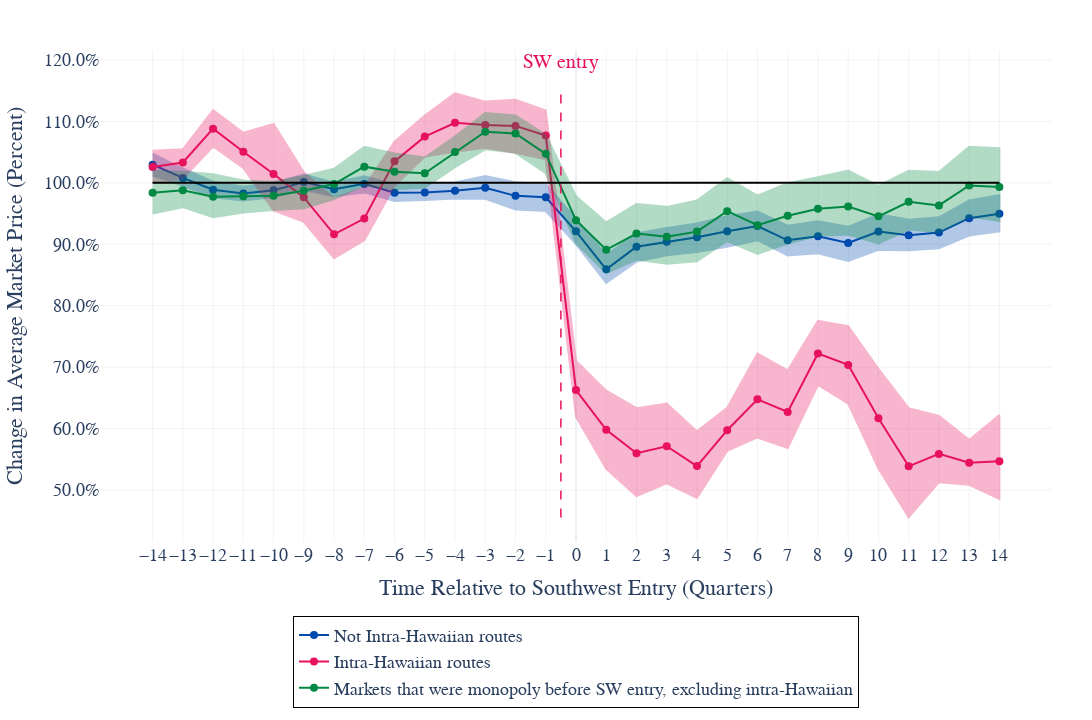

The code cell stored with this chart in its notebook:
### Code cell
periods = list(range(-14,15))

fig = go.Figure()

# Base coefficient line and CI band
fig.add_trace(go.Scatter(
    x=periods,
    y=np.exp(base_coefs_main[periods]),
    mode='lines+markers',
    line=dict(color=color_palette[0], width=2),
    marker=dict(size=8, color=color_palette[0]),
    name='Not Intra-Hawaiian routes'
))

fig.add_trace(go.Scatter(
    x=periods + periods[::-1],
    y=np.exp(base_ci_upper[2:-2]).tolist() + np.exp(base_ci_lower[2:-2]).tolist()[::-1],
    fill='toself',
    fillcolor=color_palette[0],
    opacity=0.3,
    line=dict(color=color_palette[0]),
    hoverinfo="skip",
    showlegend=False
))

# Targeted coefficient line and CI band
fig.add_trace(go.Scatter(
    x=periods,
    y=np.exp(targeted_coefs_main[periods]),
    mode='lines+markers',
    line=dict(color=color_palette[1], width=2),
    marker=dict(size=8, color=color_palette[1]),
    name='Intra-Hawaiian routes'
))

fig.add_trace(go.Scatter(
    x=periods + periods[::-1],
    y=np.exp(targeted_ci_upper[2:-2]).tolist() + np.exp(targeted_ci_lower[2:-2]).tolist()[::-1],
    fill='toself',
    fillcolor=color_palette[1],
    opacity=0.3,
    line=dict(color=color_palette[1]),
    hoverinfo="skip",
    showlegend=False
))

# Monopoly coefficient line and CI band
fig.add_trace(go.Scatter(
    x=periods,
    y=np.exp(monopoly_coefs_main[periods]),
    mode='lines+markers',
    line=dict(color=color_palette[4], width=2),
    marker=dict(size=8, color=color_palette[4]),
    name='Markets that were monopoly before SW entry, excluding intra-Hawaiian'
))

fig.add_trace(go.Scatter(
    x=periods + periods[::-1],
    y=np.exp(monopoly_ci_upper[2:-2]).tolist() + np.exp(monopoly_ci_lower[2:-2]).tolist()[::-1],
    fill='toself',
    fillcolor=color_palette[4],
    opacity=0.3,
    line=dict(color=color_palette[4]),
    hoverinfo="skip",
    showlegend=False
))

# Reference lines
fig.add_shape(
    type="line",
    x0=min(periods), y0=1, x1=max(periods), y1=1,
    line=dict(color="black", width=2, dash="solid")
)

y_min = min(np.min(np.exp(base_ci_lower)), np.min(np.exp(targeted_ci_lower)), np.min(np.exp(monopoly_ci_lower)))
y_max = max(np.max(np.exp(base_ci_upper)), np.max(np.exp(targeted_ci_upper)), np.max(np.exp(monopoly_ci_upper)))

fig.add_shape(
    type="line",
    x0=-0.5, y0=y_min, x1=-0.5, y1=y_max,
    line=dict(color='rgba(231, 17, 94, 1)', width=1.5, dash="dash")
)

# Southwest entry annotation
fig.add_annotation(
    x=-0.5,
    y=y_max + 0.05,
    text="SW entry",
    showarrow=False,
    font=dict(
        family="Arial",
        size=20,
        color='rgba(231, 17, 94, 1)'
    )
)

# Layout settings
fig.update_layout(
    width=1280,
    height=720,
    font=dict(
        family="Arial",
        size=20
    ),
    xaxis=dict(
        title='Time Relative to Southwest Entry (Quarters)',
        title_font=dict(size=22),
        tickmode='array',
        tickvals=periods,
        tickfont=dict(size=18),
        gridcolor='rgba(211, 211, 211, 0.3)',
        gridwidth=1,
        showgrid=True
    ),
    yaxis=dict(
        title='Change in Average Market Price (Percent)',
        title_font=dict(size=22),
        tickfont=dict(size=18),
        gridcolor='rgba(211, 211, 211, 0.3)',
        gridwidth=1,
        showgrid=True,
        tickformat='.1%'
    ),
    legend=dict(
        font=dict(size=18),
        orientation="h",
        y=-0.15,
        x=0.5,
        xanchor="center",
        bordercolor="black",
        borderwidth=1
    ),
    template='plotly_white',
    plot_bgcolor='rgba(255, 255, 255, 1)',
    margin=dict(t=50, b=100, l=100, r=40)
)

fig.show()

fig.write_image( PLOT_FOLDER/"main_plot.png", scale=3 )

### Figure 1 — Plotly figure (JSON) as saved in the notebook; plotly's stock layout.template omitted (floating-point values rounded to 4 significant figures)
{"data": [{"line": {"color": "rgba(0, 74, 174, 1)", "width": 2}, "marker": {"color": "rgba(0, 74, 174, 1)", "size": 8}, "mode": "lines+markers", "name": "Not Intra-Hawaiian routes", "type": "scatter", "x": [-14, -13, -12, -11, -10, -9, -8, -7, -6, -5, -4, -3, -2, -1, 0, 1, 2, 3, 4, 5, 6, 7, 8, 9, 10, 11, 12, 13, 14], "y": [1.03, 1.008, 0.9888, 0.9827, 0.9878, 1.001, 0.9895, 0.9983, 0.9839, 0.9844, 0.9871, 0.992, 0.9788, 0.9765, 0.921, 0.8592, 0.8958, 0.9041, 0.9115, 0.9211, 0.9298, 0.9065, 0.9132, 0.902, 0.9206, 0.9147, 0.9191, 0.9425, 0.9497]}, {"fill": "toself", "fillcolor": "rgba(0, 74, 174, 1)", "hoverinfo": "skip", "line": {"color": "rgba(0, 74, 174, 1)"}, "opacity": 0.3, "showlegend": false, "type": "scatter", "x": [-14, -13, -12, -11, -10, -9, -8, -7, -6, -5, -4, -3, -2, -1, 0, 1, 2, 3, 4, 5, 6, 7, 8, 9, 10, 11, 12, 13, 14, 14, 13, 12, 11, 10, 9, 8, 7, 6, 5, 4, 3, 2, 1, 0, -1, -2, -3, -4, -5, -6, -7, -8, -9, -10, -11, -12, -13, -14], "y": [1.048, 1.023, 1.002, 0.9937, 1.0, 1.014, 1.0, 1.011, 0.9973, 0.9975, 1.0, 1.011, 1.001, 0.9983, 0.9413, 0.8825, 0.9178, 0.9265, 0.9338, 0.9456, 0.9532, 0.9302, 0.9373, 0.9284, 0.9487, 0.94, 0.9439, 0.9713, 0.9798, 0.9209, 0.9141, 0.8937, 0.8904, 0.8908, 0.8728, 0.8852, 0.8816, 0.9066, 0.8959, 0.8874, 0.8819, 0.8718, 0.8372, 0.9004, 0.9539, 0.9565, 0.974, 0.9745, 0.9721, 0.9704, 0.9844, 0.9781, 0.9886, 0.9768, 0.9713, 0.9764, 0.9955, 1.012]}, {"line": {"color": "rgba(231, 17, 94, 1)", "width": 2}, "marker": {"color": "rgba(231, 17, 94, 1)", "size": 8}, "mode": "lines+markers", "name": "Intra-Hawaiian routes", "type": "scatter", "x": [-14, -13, -12, -11, -10, -9, -8, -7, -6, -5, -4, -3, -2, -1, 0, 1, 2, 3, 4, 5, 6, 7, 8, 9, 10, 11, 12, 13, 14], "y": [1.026, 1.033, 1.088, 1.05, 1.014, 0.9763, 0.9162, 0.9419, 1.035, 1.075, 1.098, 1.094, 1.093, 1.077, 0.6627, 0.5979, 0.56, 0.5712, 0.5389, 0.5974, 0.6476, 0.627, 0.722, 0.7037, 0.6169, 0.5385, 0.5588, 0.5444, 0.5469]}, {"fill": "toself", "fillcolor": "rgba(231, 17, 94, 1)", "hoverinfo": "skip", "line": {"color": "rgba(231, 17, 94, 1)"}, "opacity": 0.3, "showlegend": false, "type": "scatter", "x": [-14, -13, -12, -11, -10, -9, -8, -7, -6, -5, -4, -3, -2, -1, 0, 1, 2, 3, 4, 5, 6, 7, 8, 9, 10, 11, 12, 13, 14, 14, 13, 12, 11, 10, 9, 8, 7, 6, 5, 4, 3, 2, 1, 0, -1, -2, -3, -4, -5, -6, -7, -8, -9, -10, -11, -12, -13, -14], "y": [1.052, 1.055, 1.118, 1.082, 1.096, 1.017, 0.9747, 0.9926, 1.067, 1.109, 1.146, 1.132, 1.135, 1.118, 0.7102, 0.6617, 0.6331, 0.6408, 0.5954, 0.6338, 0.7222, 0.6947, 0.7752, 0.7666, 0.6973, 0.6332, 0.6204, 0.5816, 0.6222, 0.4854, 0.5084, 0.5127, 0.4554, 0.5349, 0.6407, 0.6709, 0.5683, 0.5855, 0.564, 0.4871, 0.5107, 0.49, 0.5345, 0.6194, 1.038, 1.049, 1.057, 1.051, 1.043, 0.9953, 0.9063, 0.8773, 0.9364, 0.955, 1.024, 1.059, 1.007, 0.9999]}, {"line": {"color": "rgba(1, 137, 67, 1)", "width": 2}, "marker": {"color": "rgba(1, 137, 67, 1)", "size": 8}, "mode": "lines+markers", "name": "Markets that were monopoly before SW entry, excluding intra-Hawaiian", "type": "scatter", "x": [-14, -13, -12, -11, -10, -9, -8, -7, -6, -5, -4, -3, -2, -1, 0, 1, 2, 3, 4, 5, 6, 7, 8, 9, 10, 11, 12, 13, 14], "y": [0.984, 0.9878, 0.9774, 0.9782, 0.9791, 0.9872, 0.9981, 1.026, 1.018, 1.015, 1.05, 1.083, 1.08, 1.047, 0.9392, 0.891, 0.9174, 0.9122, 0.9206, 0.9538, 0.931, 0.9463, 0.9579, 0.9614, 0.9454, 0.9691, 0.9633, 0.9956, 0.9932]}, {"fill": "toself", "fillcolor": "rgba(1, 137, 67, 1)", "hoverinfo": "skip", "line": {"color": "rgba(1, 137, 67, 1)"}, "opacity": 0.3, "showlegend": false, "type": "scatter", "x": [-14, -13, -12, -11, -10, -9, -8, -7, -6, -5, -4, -3, -2, -1, 0, 1, 2, 3, 4, 5, 6, 7, 8, 9, 10, 11, 12, 13, 14, 14, 13, 12, 11, 10, 9, 8, 7, 6, 5, 4, 3, 2, 1, 0, -1, -2, -3, -4, -5, -6, -7, -8, -9, -10, -11, -12, -13, -14], "y": [1.019, 1.018, 1.014, 1.004, 1.001, 1.011, 1.023, 1.059, 1.048, 1.041, 1.075, 1.114, 1.11, 1.078, 0.9783, 0.9355, 0.9655, 0.9609, 0.9711, 1.008, 0.9791, 0.9993, 1.009, 1.02, 0.9951, 1.02, 1.017, 1.059, 1.056, 0.9379, 0.945, 0.9195, 0.924, 0.9012, 0.916, 0.9139, 0.9013, 0.8842, 0.9053, 0.8723, 0.8682, 0.8751, 0.853, 0.9018, 1.016, 1.049, 1.055, 1.025, 0.9922, 0.9894, 0.9962, 0.9734, 0.9586, 0.9559, 0.9518, 0.944, 0.9604, 0.9502]}], "layout": {"annotations": [{"font": {"color": "rgba(231, 17, 94, 1)", "family": "Arial", "size": 20}, "showarrow": false, "text": "SW entry", "x": -0.5, "y": 1.196}], "font": {"family": "Arial", "size": 20}, "height": 720, "legend": {"bordercolor": "black", "borderwidth": 1, "font": {"size": 18}, "orientation": "h", "x": 0.5, "xanchor": "center", "y": -0.15}, "margin": {"b": 100, "l": 100, "r": 40, "t": 50}, "plot_bgcolor": "rgba(255, 255, 255, 1)", "shapes": [{"line": {"color": "black", "dash": "solid", "width": 2}, "type": "line", "x0": -14, "x1": 14, "y0": 1, "y1": 1}, {"line": {"color": "rgba(231, 17, 94, 1)", "dash": "dash", "width": 1.5}, "type": "line", "x0": -0.5, "x1": -0.5, "y0": 0.4554, "y1": 1.146}], "width": 1280, "xaxis": {"gridcolor": "rgba(211, 211, 211, 0.3)", "gridwidth": 1, "showgrid": true, "tickfont": {"size": 18}, "tickmode": "array", "tickvals": [-14, -13, -12, -11, -10, -9, -8, -7, -6, -5, -4, -3, -2, -1, 0, 1, 2, 3, 4, 5, 6, 7, 8, 9, 10, 11, 12, 13, 14], "title": {"font": {"size": 22}, "text": "Time Relative to Southwest Entry (Quarters)"}}, "yaxis": {"gridcolor": "rgba(211, 211, 211, 0.3)", "gridwidth": 1, "showgrid": true, "tickfont": {"size": 18}, "tickformat": ".1%", "title": {"font": {"size": 22}, "text": "Change in Average Market Price (Percent)"}}}}
